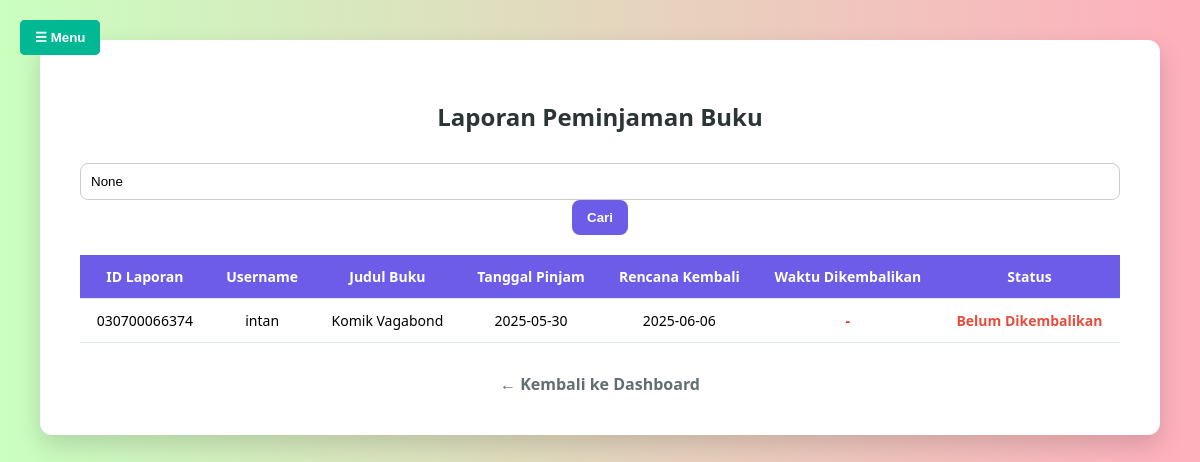
/admin-panel/laporan-peminjaman/ (signed in), run on the app's committed database.
### peminjaman/models.py (models this page shows, shortened)
class Peminjaman(models.Model):
    user = models.ForeignKey(User, on_delete=models.CASCADE)
    buku = models.ForeignKey(Buku, on_delete=models.CASCADE)
    tanggal_pinjam = models.DateField(default=timezone.now)
    tanggal_kembali = models.DateField()  # Rencana kembali
    tanggal_dikembalikan = models.DateField(null=True, blank=True)  # Realisasi
    kode_laporan = models.CharField(max_length=30, unique=True, blank=True)

class User(AbstractUser):
    nama_panjang = models.CharField(max_length=100, blank=True)
    tgl_lahir = models.DateField(null=True, blank=True)
    alamat = models.TextField(blank=True)
    JENIS_KELAMIN_CHOICES = (
        ('L', 'Laki-laki'),
        ('P', 'Perempuan'),
    )
    jenis_kelamin = models.CharField(max_length=1, choices=JENIS_KELAMIN_CHOICES, blank=True)
    kode_user = models.CharField(max_length=20, unique=True, blank=True, null=True)

class Buku(models.Model):
    judul = models.CharField(max_length=200)
    penerbit = models.CharField(max_length=100)
    tahun_terbit = models.IntegerField()
    stok_buku = models.PositiveIntegerField()
    penulis = models.CharField(max_length=100)
    gambar = models.ImageField(upload_to='gambar_buku/', null=True, blank=True)
    jumlah_dipinjam = models.PositiveIntegerField(default=0)  # Untuk melacak yang sering dipinjam

### peminjaman/views.py (the view)
# urls.py: path('admin-panel/laporan-peminjaman/', views.laporan_peminjaman, name='laporan_peminjaman'),
@login_required
@user_passes_test(is_admin)
def laporan_peminjaman(request):
    query = request.GET.get('q')
    if query:
        data = Peminjaman.objects.filter(Q(kode_laporan__icontains=query)).order_by('-tanggal_pinjam')
    else:
        data = Peminjaman.objects.all().order_by('-tanggal_pinjam')
    return render(request, 'admin/laporanpeminjaman.html', {
        'data': data,
        'query': query,
    })

### peminjaman/views.py (called while the page is built)
def is_admin(user):
    return user.is_staff or user.is_superuser

### peminjaman/templates/admin/laporanpeminjaman.html (shortened to what this page needs)
<!DOCTYPE html>
<html lang="id">
<head>
</head>
<body>
    <button id="menuBtn" class="toggle-button" onclick="openSidebar()">☰ Menu</button>
{% include 'admin/sidebar.html' %}
<div class="container">
  <h2>Laporan Peminjaman Buku</h2>
  <form method="get" style="margin-bottom: 20px; text-align: center;">
  <input type="text" name="q" placeholder="Cari berdasarkan ID Laporan..." value="{{ query }}" style="padding: 10px; width: 1018px; border-radius: 8px; border: 1px solid #ccc;">
  <button type="submit" style="padding: 10px 15px; border: none; background-color: #6c5ce7; color: white; border-radius: 8px; font-weight: bold; cursor: pointer;">Cari</button>
</form>
  {% if data %}
  <table>
    <thead>
      <tr>
        <th>ID Laporan</th>
        <th>Username</th>
        <th>Judul Buku</th>
        <th>Tanggal Pinjam</th>
        <th>Rencana Kembali</th>
        <th>Waktu Dikembalikan</th>
        <th>Status</th>
      </tr>
    </thead>
    <tbody>
      {% for item in data %}
      <tr>
        <td data-label="ID Laporan">{{ item.kode_laporan }}</td>
        <td data-label="Username">{{ item.user.username }}</td>
        <td data-label="Judul Buku">{{ item.buku.judul }}</td>
        <td data-label="Tanggal Pinjam">{{ item.tanggal_pinjam|date:"Y-m-d" }}</td>
        <td data-label="Rencana Kembali">{{ item.tanggal_kembali|date:"Y-m-d" }}</td>
        <td data-label="Waktu Dikembalikan">
          {% if item.tanggal_dikembalikan %}
            <span class="kembali">{{ item.tanggal_dikembalikan|date:"Y-m-d" }}</span>
          {% else %}
            <span class="belum">-</span>
          {% endif %}
        </td>
        <td data-label="Status" class="status {% if item.tanggal_dikembalikan %}dikembalikan{% else %}belum{% endif %}">
          {% if item.tanggal_dikembalikan %}
            Dikembalikan
          {% else %}
            Belum Dikembalikan
          {% endif %}
        </td>
      </tr>
      {% endfor %}
    </tbody>
  </table>
  {% else %}
    <p style="text-align:center;">Tidak ada data peminjaman tersedia.</p>
  {% endif %}
  <div class="back-link">
    <a href="{% url 'dashboard_admin' %}">← Kembali ke Dashboard</a>
  </div>
</div>
</body>
</html>

### peminjaman/templates/admin/laporanpeminjaman.html (style rules this page uses)
body { margin: 0; font-family: 'Segoe UI', Tahoma, Geneva, Verdana, sans-serif; background: linear-gradient(to right, #c9ffbf, #ffafbd); min-height: 100vh; padding: 40px; }
.container { background-color: white; padding: 40px; border-radius: 12px; max-width: 1100px; margin: 0 auto; box-shadow: 0 10px 25px rgba(0, 0, 0, 0.15); }
h2 { text-align: center; color: #2d3436; margin-bottom: 30px; }
table { width: 100%; border-collapse: collapse; margin-top: 10px; font-size: 14px; }
th, td { padding: 12px 15px; border-bottom: 1px solid #dfe6e9; text-align: center; }
th { background-color: #6c5ce7; color: white; }
.belum { color: #d63031; font-weight: bold; }
.status { font-weight: bold; }
.status.belum { color: #e74c3c; }
.back-link { text-align: center; margin-top: 30px; }
.back-link a { color: #636e72; text-decoration: none; font-weight: bold; }

### peminjaman/templates/admin/sidebar.html (style rules this page uses)
.toggle-button { position: fixed; top: 20px; left: 20px; z-index: 1100; background-color: #00b894; color: white; border: none; padding: 10px 15px; border-radius: 5px; cursor: pointer; font-weight: bold; }

### data on the page
Peminjaman: kode_laporan "030700066374", user.username "intan", buku.judul "Komik Vagabond", tanggal_pinjam "2025-05-30", tanggal_kembali "2025-06-06", shows "Belum Dikembalikan"
